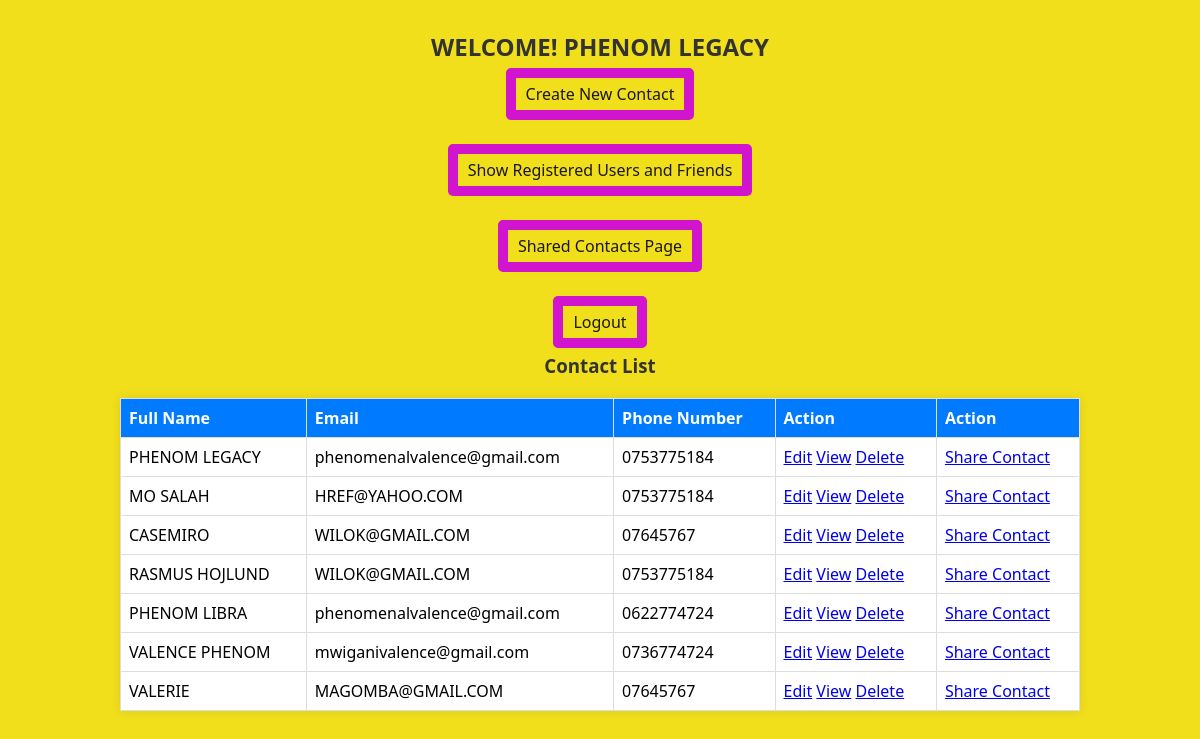
Before: /dashboard.php (signed in) with the older database file.
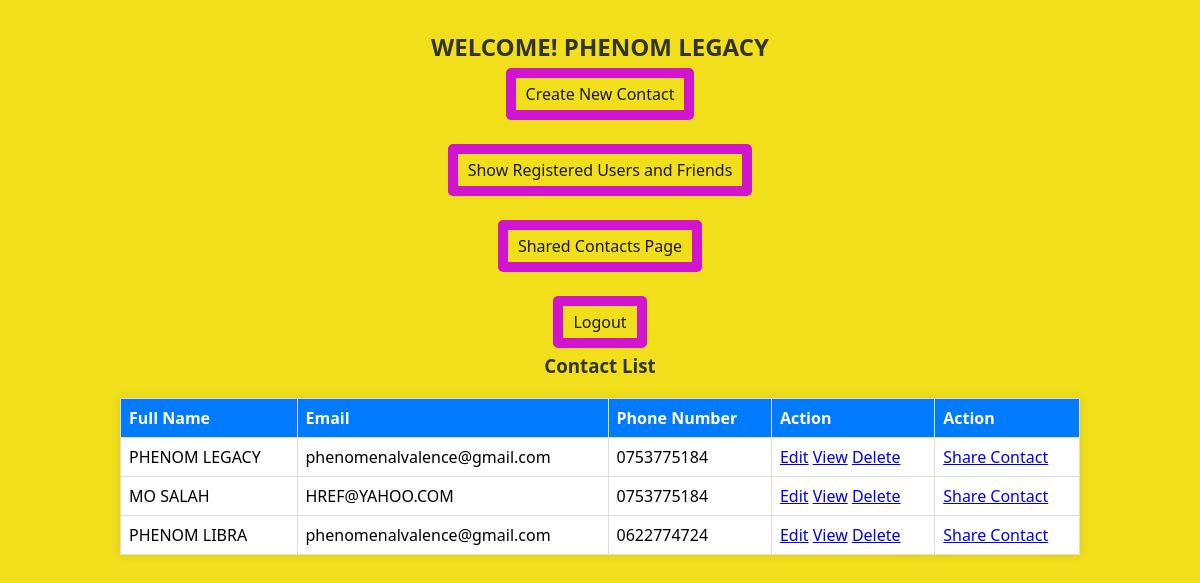
After: the same page with the newer database file.
### tables this page shows
CREATE TABLE `users` (
  `id` int(11) NOT NULL,
  `fullname` varchar(50) NOT NULL,
  `email` varchar(100) NOT NULL,
  `passwords` varchar(255) NOT NULL,
  `created_at` timestamp NOT NULL DEFAULT current_timestamp()
);

CREATE TABLE `contacts` (
  `id` int(11) NOT NULL,
  `user_id` int(11) NOT NULL,
  `fullname` varchar(100) NOT NULL,
  `email` varchar(100) NOT NULL,
  `phonenumber` varchar(20) DEFAULT NULL,
  `created_at` timestamp NOT NULL DEFAULT current_timestamp()
);

### dashboard.php (the view, shortened to what this page needs)
<?php
include 'connect.php';
$user_id = $_SESSION['user_id'];
try {
    $stmt = $conn->prepare("SELECT * FROM contacts WHERE user_id = :user_id");
    $stmt->bindParam(':user_id', $user_id);
    $stmt->execute();
    $contacts = $stmt->fetchAll(PDO::FETCH_ASSOC);
} catch(PDOException $e) {
    echo "Error: " . $e->getMessage();
    exit();
}
try {
    $stmt_user = $conn->prepare("SELECT fullname FROM users WHERE id = :user_id");
    $stmt_user->bindParam(':user_id', $user_id);
    $stmt_user->execute();
    $user = $stmt_user->fetch(PDO::FETCH_ASSOC);
    if ($user) {
        $user_fullname = $user['fullname'];
    } else {
        $user_fullname = 'User';
    }
} catch(PDOException $e) {
    echo "Error fetching user: " . $e->getMessage();
    exit();
}
?>
<!DOCTYPE html>
<html>
<head>
    <link rel="stylesheet" href="style.css">
</head>
<body>
    <h2>WELCOME! <?php echo $user_fullname; ?></h2>
    <div class="link">
        <p><a href="create.php">Create New Contact</a></p><br>
        <p><a href="display_users.php">Show Registered Users and Friends</a></p><br>
        <p><a href="shared_contacts.php">Shared Contacts Page</a></p><br>
        <p><a href="?logout=true">Logout</a></p>
    </div>
    <h3>Contact List</h3>
    <table border="1">
        <tr>
            <th>Full Name</th>
            <th>Email</th>
            <th>Phone Number</th>
            <th>Action</th>
            <th>Action</th>
        </tr>
        <?php foreach ($contacts as $contact) { ?>
            <tr>
                <td><?php echo $contact['fullname']; ?></td>
                <td><?php echo $contact['email']; ?></td>
                <td><?php echo $contact['phonenumber']; ?></td>
                <td>
                    <a href="edit_contact.php?id=<?php echo $contact['id']; ?>">Edit</a>
                    <a href="view_contact.php?id=<?php echo $contact['id']; ?>">View</a>
                    <a href="delete_contact.php?id=<?php echo $contact['id']; ?>">Delete</a>
                </td>
                <td>
                    <a href="share_contact.php?contact_id=<?php echo $contact['id']; ?>">Share Contact</a>
                </td>
            </tr>
        <?php } ?>
    </table>
</body>
</html>

### style.css (style rules this page uses)
body { font-family: 'Segoe UI', Tahoma, Geneva, Verdana, sans-serif; background-color:#f1df1c; margin: 0; padding: 0; }
h2 { color: #333; text-align: center; margin-top: 30px; }
.link { text-align: center; margin-top: 20px; }
.link a { text-decoration: none; color: #1c1818; margin: 0 10px; padding: 5px 10px; border: 10px solid #d115ce; border-radius: 5px; transition: all 0.9s ease; }
h3 { color: #333; margin-top: 20px; text-align: center; }
table { width: 80%; margin: 20px auto; border-collapse: collapse; box-shadow: 0 0 10px rgba(0, 0, 0, 0.1); background-color: #fff; }
table th, table td { border: 1px solid #ddd; padding: 8px; text-align: left; }
table th { background-color: #007bff; color: #fff; }

Changed rows visible on the page:
removed contacts: fullname "CASEMIRO", email "WILOK@GMAIL.COM", phonenumber "07645767"
removed contacts: fullname "RASMUS HOJLUND", email "WILOK@GMAIL.COM", phonenumber "0753775184"
removed contacts: fullname "VALENCE PHENOM", email "mwiganivalence@gmail.com", phonenumber "0736774724"
removed contacts: fullname "VALERIE", email "MAGOMBA@GMAIL.COM", phonenumber "07645767"
